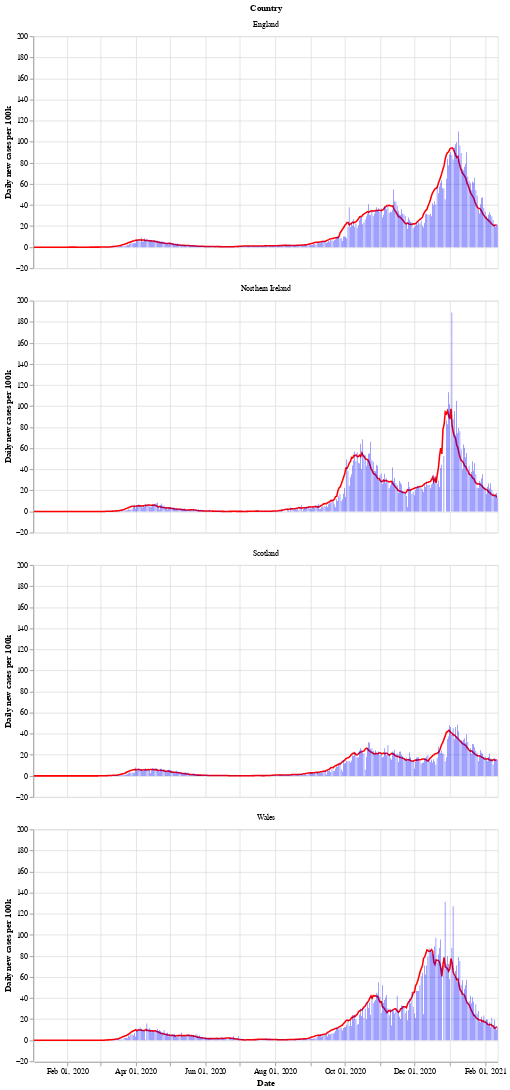

Notebook code for this chart:
### Markdown cell above
Next is a bar chart of the number of new cases in each country (per 100k population), with the 7 day moving average of cases. Again we see that Wales saw a longer period of raising and falling cases compared to the other countries.

After a period of cases falling, each nation is now seeing a rise in the number of cases - especially in Wales.

### Code cell
# collapse
bars = alt.Chart(uk_cases).mark_bar().encode(
    x=alt.X("yearmonthdate(date):T", axis=alt.Axis(title='Date')),
    y=alt.Y("newCasesRate:Q", axis=alt.Axis(title='Daily new cases per 100k')),
    tooltip='newCasesRate',
    color=alt.condition(
        alt.datum.dailyChange > 0,
        alt.value("orange"),  # The positive color
        alt.value("blue")  # The negative color
    )
).properties(title='New cases per 100k population with rolling 7 day average', width=600).interactive()
line = alt.Chart(uk_cases).mark_line(
    color='red',
    size=2,
).transform_window(
    rolling_mean='mean(newCasesRate)',
    frame=[0, 7],
    groupby=['areaName']
).encode(
    x='yearmonthdate(date):T',
    y='rolling_mean:Q'
)
alt.layer(line, bars, data=uk_cases).facet(alt.Row('areaName', title='Country'), columns=1)

### Figure 1 — Vega-Lite specification as saved in the notebook (floating-point values rounded to 4 significant figures; data arrays with more than 128 entries replaced by an {"elided": "..."} marker saying what was removed)
{"config": {"view": {"continuousWidth": 400, "continuousHeight": 300}}, "data": {"name": "data-a4cc641d16300052b3c66cc113abcb4c"}, "facet": {"type": "nominal", "field": "areaName", "title": "Country"}, "spec": {"layer": [{"mark": {"type": "line", "color": "red", "size": 2}, "encoding": {"x": {"type": "temporal", "field": "date", "timeUnit": "yearmonthdate"}, "y": {"type": "quantitative", "field": "rolling_mean"}}, "transform": [{"window": [{"op": "mean", "field": "newCasesRate", "as": "rolling_mean"}], "frame": [0, 7], "groupby": ["areaName"]}]}, {"mark": "bar", "encoding": {"color": {"condition": {"value": "orange", "test": "(datum.dailyChange > 0)"}, "value": "blue"}, "tooltip": {"type": "quantitative", "field": "newCasesRate"}, "x": {"type": "temporal", "axis": {"title": "Date"}, "field": "date", "timeUnit": "yearmonthdate"}, "y": {"type": "quantitative", "axis": {"title": "Daily new cases per 100k"}, "field": "newCasesRate"}}, "selection": {"selector002": {"type": "interval", "bind": "scales", "encodings": ["x", "y"]}}, "title": "New cases per 100k population with rolling 7 day average", "width": 600}]}, "columns": 1, "$schema": "https://vega.github.io/schema/vega-lite/v4.8.1.json", "datasets": {"data-a4cc641d16300052b3c66cc113abcb4c": {"elided": "1624 records"}}}
